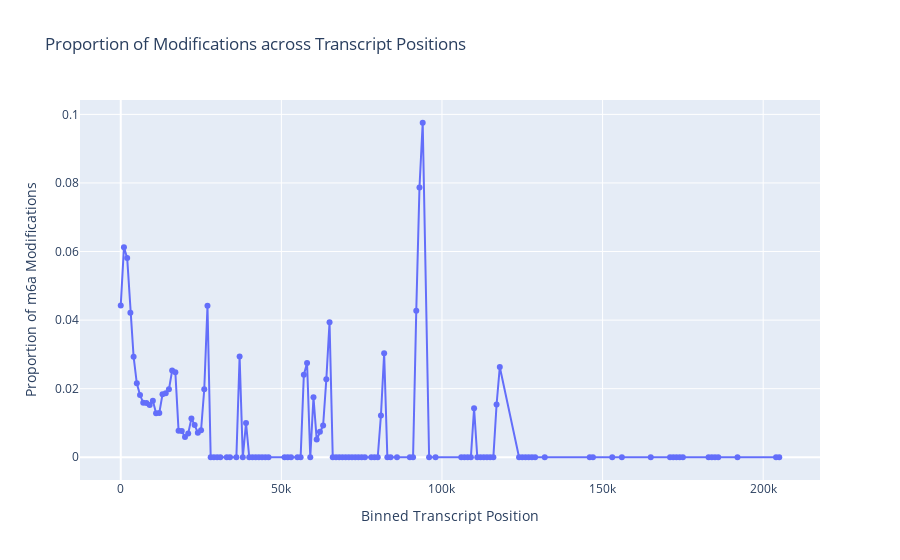

The code cell stored with this chart in its notebook:
### Code cell
def calculate_prediction_proportion(df, bin_size=1000, position_range=(0, 250000)):
    # Filter to the specified transcript_position range
    df = df.filter((pl.col("transcript_position") >= position_range[0]) & (pl.col("transcript_position") <= position_range[1]))

    df = df.with_columns(((pl.col("transcript_position") // bin_size) * bin_size).alias("binned_position"))

    proportion_df = (
        df.group_by("binned_position")
        .agg([
            (pl.col("prediction") == 1).mean().alias("proportion_prediction_1")
        ])
        .sort("binned_position")
    )

    return proportion_df

def plot_prediction_proportion(proportion_df):
    fig = go.Figure(
        data=go.Scatter(
            x=proportion_df["binned_position"],
            y=proportion_df["proportion_prediction_1"],
            mode="lines+markers",
            name="Proportion of Prediction=1"
        )
    )

    fig.update_layout(
        title="Proportion of Modifications across Transcript Positions",
        xaxis_title="Binned Transcript Position",
        yaxis_title="Proportion of m6a Modifications",
    )

    fig.show()

# Example Usage
# Assuming combined_df is your Polars DataFrame with 'transcript_position' and 'prediction' columns
proportion_df = calculate_prediction_proportion(combined_df)
plot_prediction_proportion(proportion_df)

### Figure 1 — Plotly figure (JSON) as saved in the notebook; plotly's stock layout.template omitted (floating-point values rounded to 4 significant figures)
{"data": [{"mode": "lines+markers", "name": "Proportion of Prediction=1", "type": "scatter", "x": [0, 1000, 2000, 3000, 4000, 5000, 6000, 7000, 8000, 9000, 10000, 11000, 12000, 13000, 14000, 15000, 16000, 17000, 18000, 19000, 20000, 21000, 22000, 23000, 24000, 25000, 26000, 27000, 28000, 29000, 30000, 31000, 33000, 34000, 36000, 37000, 38000, 39000, 40000, 41000, 42000, 43000, 44000, 45000, 46000, 51000, 52000, 53000, 55000, 56000, 57000, 58000, 59000, 60000, 61000, 62000, 63000, 64000, 65000, 66000, 67000, 68000, 69000, 70000, 71000, 72000, 73000, 74000, 75000, 76000, 78000, 79000, 80000, 81000, 82000, 83000, 84000, 86000, 90000, 91000, 92000, 93000, 94000, 96000, 98000, 106000, 107000, 108000, 109000, 110000, 111000, 112000, 113000, 114000, 115000, 116000, 117000, 118000, 124000, 125000, 126000, 127000, 128000, 129000, 132000, 146000, 147000, 153000, 156000, 165000, 171000, 172000, 173000, 174000, 175000, 183000, 184000, 185000, 186000, 192000, 204000, 205000], "y": [0.04429, 0.06126, 0.05813, 0.04213, 0.02932, 0.02157, 0.01815, 0.01586, 0.01579, 0.01524, 0.01646, 0.01283, 0.01292, 0.01835, 0.01869, 0.01982, 0.02528, 0.02476, 0.007722, 0.007639, 0.005878, 0.006926, 0.01133, 0.009381, 0.007181, 0.007874, 0.01986, 0.0442, 0, 0, 0, 0, 0, 0, 0, 0.02941, 0, 0.01, 0, 0, 0, 0, 0, 0, 0, 0, 0, 0, 0, 0, 0.0241, 0.02747, 0, 0.01747, 0.005208, 0.007407, 0.009259, 0.02273, 0.03939, 0, 0, 0, 0, 0, 0, 0, 0, 0, 0, 0, 0, 0, 0, 0.0122, 0.0303, 0, 0, 0, 0, 0, 0.04274, 0.0787, 0.09756, 0, 0, 0, 0, 0, 0, 0.01429, 0, 0, 0, 0, 0, 0, 0.01538, 0.02632, 0, 0, 0, 0, 0, 0, 0, 0, 0, 0, 0, 0, 0, 0, 0, 0, 0, 0, 0, 0, 0, 0, 0, 0]}], "layout": {"title": {"text": "Proportion of Modifications across Transcript Positions"}, "xaxis": {"title": {"text": "Binned Transcript Position"}}, "yaxis": {"title": {"text": "Proportion of m6a Modifications"}}}}
